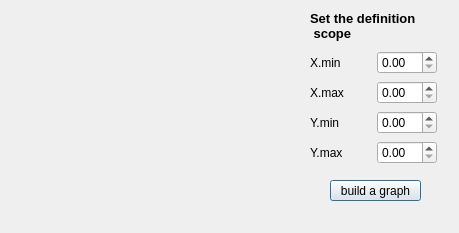
<?xml version="1.0" encoding="UTF-8"?>
<ui version="4.0">
 <class>plot</class>
 <widget class="QDialog" name="plot">
  <property name="geometry">
   <rect>
    <x>0</x>
    <y>0</y>
    <width>459</width>
    <height>233</height>
   </rect>
  </property>
  <property name="windowTitle">
   <string>Plot</string>
  </property>
  <property name="styleSheet">
   <string notr="true"/>
  </property>
  <widget class="QCustomPlot" name="graph_frame" native="true">
   <property name="geometry">
    <rect>
     <x>0</x>
     <y>0</y>
     <width>291</width>
     <height>231</height>
    </rect>
   </property>
  </widget>
  <widget class="QLabel" name="label_5">
   <property name="geometry">
    <rect>
     <x>310</x>
     <y>0</y>
     <width>131</width>
     <height>51</height>
    </rect>
   </property>
   <property name="font">
    <font>
     <pointsize>10</pointsize>
     <weight>75</weight>
     <bold>true</bold>
    </font>
   </property>
   <property name="text">
    <string>Set the definition
 scope</string>
   </property>
  </widget>
  <widget class="QPushButton" name="pushButton_graph">
   <property name="geometry">
    <rect>
     <x>330</x>
     <y>180</y>
     <width>91</width>
     <height>21</height>
    </rect>
   </property>
   <property name="text">
    <string>build a graph</string>
   </property>
  </widget>
  <widget class="QWidget" name="">
   <property name="geometry">
    <rect>
     <x>310</x>
     <y>50</y>
     <width>127</width>
     <height>116</height>
    </rect>
   </property>
   <layout class="QGridLayout" name="gridLayout">
    <item row="1" column="1">
     <widget class="QDoubleSpinBox" name="doubleSpinBox_x_max"/>
    </item>
    <item row="3" column="1">
     <widget class="QDoubleSpinBox" name="doubleSpinBox_y_max"/>
    </item>
    <item row="0" column="1">
     <widget class="QDoubleSpinBox" name="doubleSpinBox_x_min"/>
    </item>
    <item row="2" column="1">
     <widget class="QDoubleSpinBox" name="doubleSpinBox_y_min"/>
    </item>
    <item row="0" column="0">
     <widget class="QLabel" name="label">
      <property name="text">
       <string>X.min</string>
      </property>
     </widget>
    </item>
    <item row="1" column="0">
     <widget class="QLabel" name="label_2">
      <property name="text">
       <string>X.max</string>
      </property>
     </widget>
    </item>
    <item row="2" column="0">
     <widget class="QLabel" name="label_3">
      <property name="text">
       <string>Y.min</string>
      </property>
     </widget>
    </item>
    <item row="3" column="0">
     <widget class="QLabel" name="label_4">
      <property name="text">
       <string>Y.max</string>
      </property>
     </widget>
    </item>
   </layout>
  </widget>
 </widget>
 <customwidgets>
  <customwidget>
   <class>QCustomPlot</class>
   <extends>QWidget</extends>
   <header>qcustomplot.h</header>
   <container>1</container>
  </customwidget>
 </customwidgets>
 <resources/>
 <connections/>
</ui>
